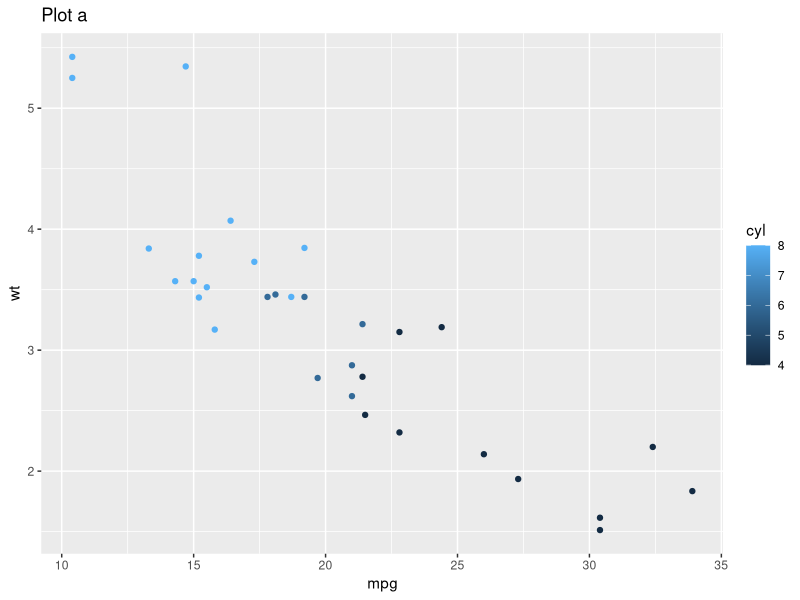
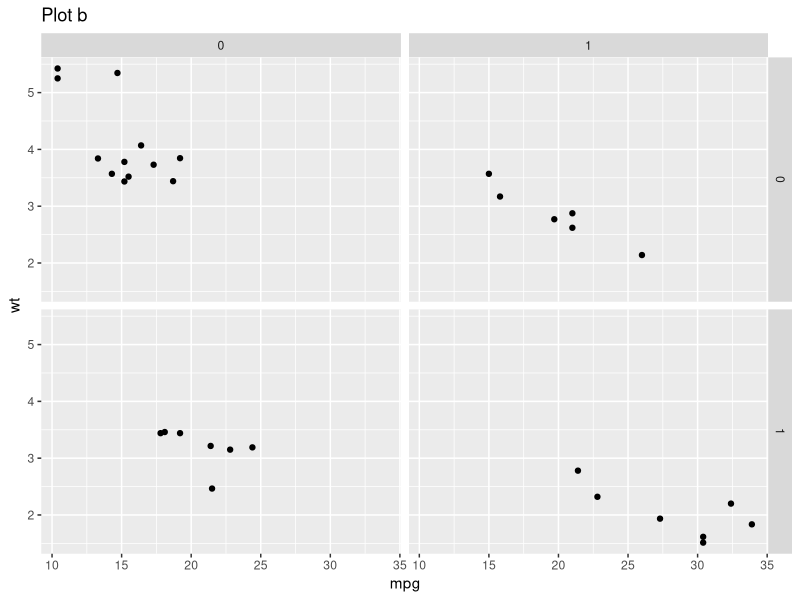
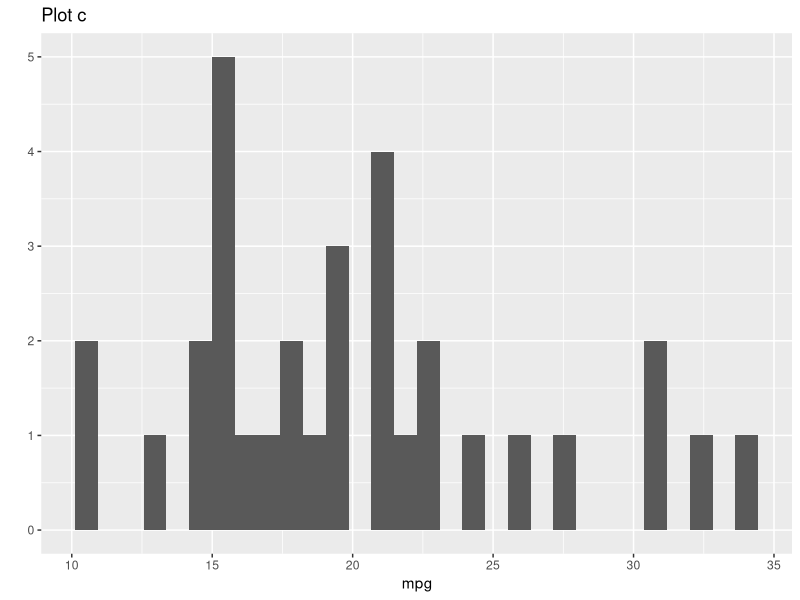
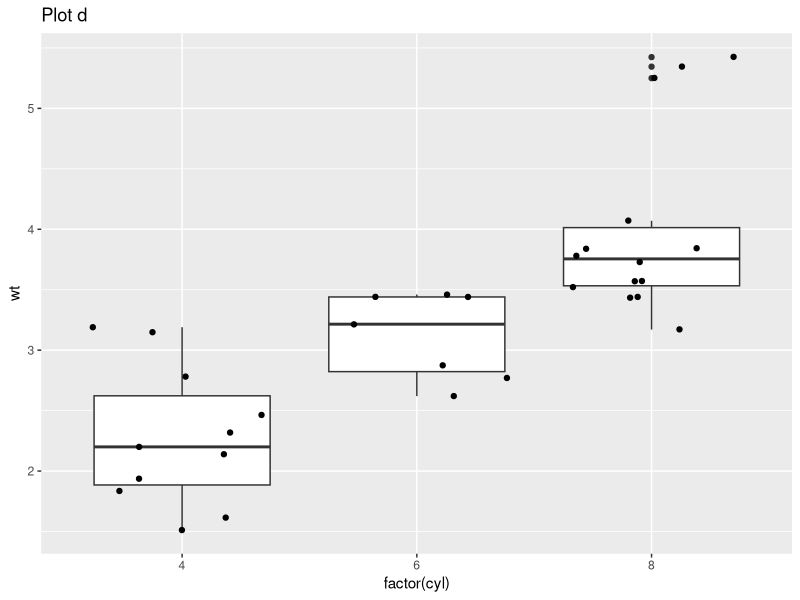

Source code (R) for these figures, in order: (Note: this script raises an error after producing the figures.)
require(datasets)
require(ggplot2)
require(grid)

#Generate ggplots and a list
a=qplot(mpg, wt, data = mtcars, colour = cyl, main = "Plot a")
b=qplot(mpg, wt, data = mtcars, facets = vs ~ am, main="Plot b")
c=qplot(mpg, data = mtcars, main="Plot c",bins=30)
d=qplot(factor(cyl), wt, data = mtcars,
        geom = c("boxplot", "jitter"),main="Plot d")

plist=list(d,c)

#plot them without saving anywhere

multiplot(a,b,c,d) #one column

multiplot(a,b,c, cols=3) #three columns

multiplot(a,b,c,d, layout=rbind(c(1,1,2,3),c(1,1,4,4))) # complex layout

multiplot(a,b,plotlist= plist, cols=2) # pass c and d in a list.

# and storage them...

multiplot(a, b, plotlist= plist, file="multiplots.pdf", cols=2)
